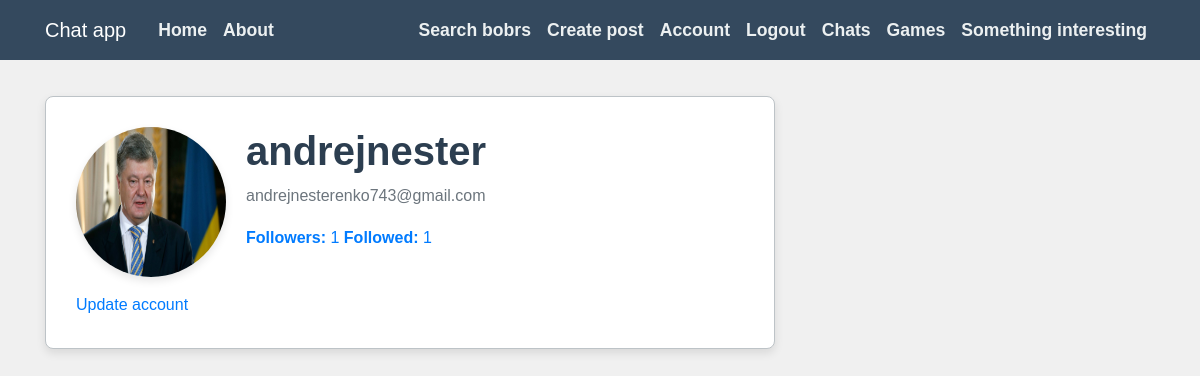
/account (signed in), run on an earlier commit of the app's database.
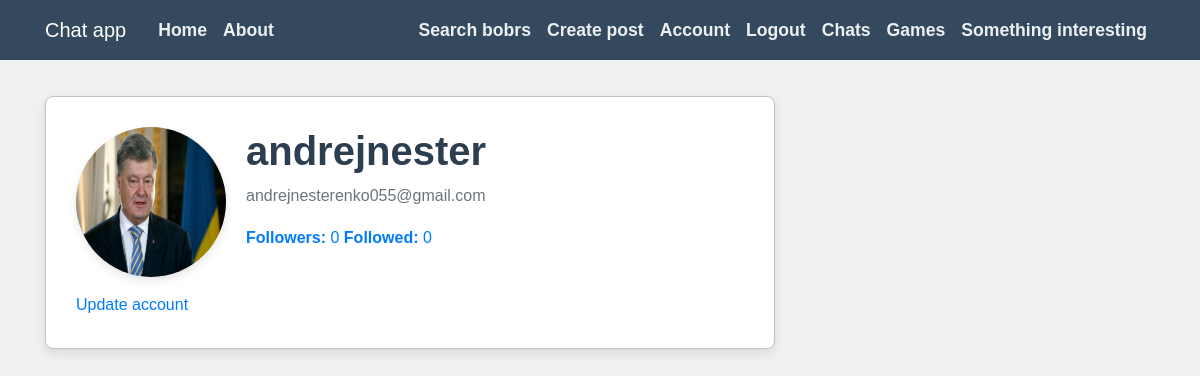
And on a later commit of the database.
### flaskblog/models.py (models this page shows, shortened)
class User(db.Model, UserMixin):
    id = db.Column(db.Integer, primary_key=True)
    username = db.Column(db.String(20), unique=True, nullable=False)
    email = db.Column(db.String(120), unique=True, nullable=False)
    image_file = db.Column(db.String(20), nullable=False, default='default.jpg')
    password = db.Column(db.String(60), nullable=False)
    posts = db.relationship('Post', backref='author', lazy=True)
    followed = db.relationship('Follow', foreign_keys='Follow.follower_id',
                               back_populates='follower', lazy='dynamic',
                               cascade='all, delete-orphan')
    followers = db.relationship('Follow', foreign_keys='Follow.followed_id',
                                back_populates='followed', lazy='dynamic',
                                cascade='all, delete-orphan')
    sent_messages = db.relationship('Message', foreign_keys='Message.sender_id',
                                    back_populates='sender', lazy=True)
    received_messages = db.relationship('Message', foreign_keys='Message.recipient_id',
                                        back_populates='recipient', lazy=True)
    groups=db.relationship('Group', secondary='user_groups', back_populates='members')

### flaskblog/routes.py (the view)
@app.route("/account")
def account():
    image_file = url_for('static', filename='pictures/' + current_user.image_file)
    return render_template('account.html', title='Account', image_file=image_file)

### flaskblog/models.py (called while the page is built)
@login_manager.user_loader
def load_user(user_id):
    return User.query.get(int(user_id))

### flaskblog/templates/account.html
{% extends "base.html" %}
{% block content %}
<div class="content-section">
  <div class="media">
    <img class="rounded-circle account-img" src="{{ url_for('static', filename='pictures/' + current_user.image_file) }}">
    <div class="media-body">
      <h2 class="account-heading">{{ current_user.username }}</h2>
      <p class="text-secondary">{{ current_user.email }}</p>
      <a href="{{ url_for('followers',username=current_user.username)}}"><strong>Followers:</strong> {{ current_user.followers.count() }}</a>
      <a href="{{ url_for('followed',username=current_user.username) }}"><strong>Followed:</strong> {{ current_user.followed.count() }}</a>
    </div>
  </div>
  <a href="{{ url_for('update_account') }}">Update account</a>
</div>
{% endblock %}

What changed in the data, as far as the page shows it:
changed User "andrejnester": email "andrejnesterenko743@gmail.com" → "andrejnesterenko055@gmail.com"
Also different on the page:
{{ current_user.followers.count() }}: "1" → "0"
{{ current_user.followed.count() }}: "1" → "0"
